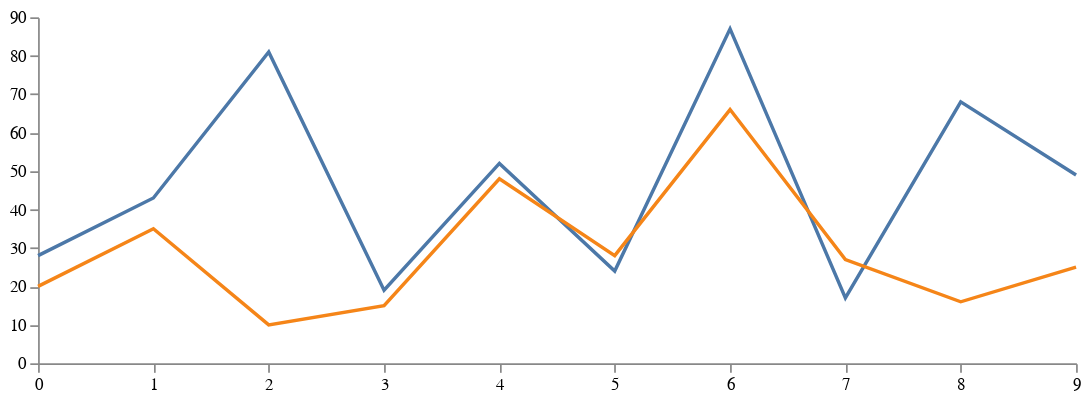

Write the Vega-Lite specification saved for this chart.
### Vega specification from a JSON file in a GitHub repository (floating-point values rounded to 4 significant figures)
{"$schema": "https://vega.github.io/schema/vega/v3.json", "width": 600, "height": 200, "padding": 5, "signals": [{"name": "interpolate", "value": "linear", "bind": {"input": "select", "options": ["basis", "cardinal", "catmull-rom", "linear", "monotone", "natural", "step", "step-after", "step-before"]}}], "data": [{"name": "table", "values": [{"x": 0, "y": 28, "c": 0}, {"x": 0, "y": 20, "c": 1}, {"x": 1, "y": 43, "c": 0}, {"x": 1, "y": 35, "c": 1}, {"x": 2, "y": 81, "c": 0}, {"x": 2, "y": 10, "c": 1}, {"x": 3, "y": 19, "c": 0}, {"x": 3, "y": 15, "c": 1}, {"x": 4, "y": 52, "c": 0}, {"x": 4, "y": 48, "c": 1}, {"x": 5, "y": 24, "c": 0}, {"x": 5, "y": 28, "c": 1}, {"x": 6, "y": 87, "c": 0}, {"x": 6, "y": 66, "c": 1}, {"x": 7, "y": 17, "c": 0}, {"x": 7, "y": 27, "c": 1}, {"x": 8, "y": 68, "c": 0}, {"x": 8, "y": 16, "c": 1}, {"x": 9, "y": 49, "c": 0}, {"x": 9, "y": 25, "c": 1}]}], "scales": [{"name": "x", "type": "point", "range": "width", "domain": {"data": "table", "field": "x"}}, {"name": "y", "type": "linear", "range": "height", "nice": true, "zero": true, "domain": {"data": "table", "field": "y"}}, {"name": "color", "type": "ordinal", "range": "category", "domain": {"data": "table", "field": "c"}}], "axes": [{"orient": "bottom", "scale": "x"}, {"orient": "left", "scale": "y"}], "marks": [{"type": "group", "from": {"facet": {"name": "series", "data": "table", "groupby": "c"}}, "marks": [{"type": "line", "from": {"data": "series"}, "encode": {"enter": {"x": {"scale": "x", "field": "x"}, "y": {"scale": "y", "field": "y"}, "stroke": {"scale": "color", "field": "c"}, "strokeWidth": {"value": 2}}, "update": {"interpolate": {"signal": "interpolate"}, "fillOpacity": {"value": 1}}, "hover": {"fillOpacity": {"value": 0.5}}}}]}]}
